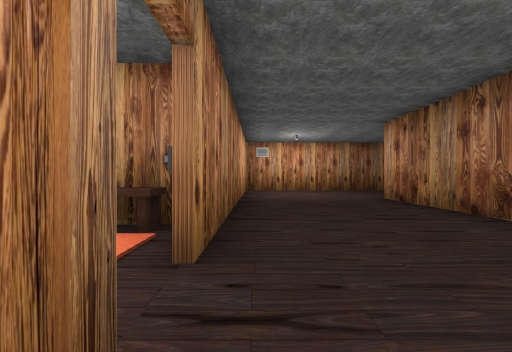
view 1 (above)

16 first-person views from a walk through a scene from a Unity 3-D project. The camera is 1.2 m above the floor, looks level and sees 90° across. The floor is counted in squares, 2 m on a side. Each view is taken from the middle of a square. On the plan, view 1 faces up. The plan holds only what a view shows up to about 9 squares ahead; the rest is blank. The place goes on beyond the plan. Door leaves are left out, so doorways stand open. Some surface patterns are stand-ins.

view 2
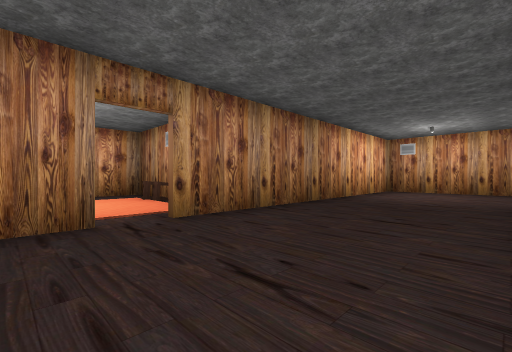

view 3
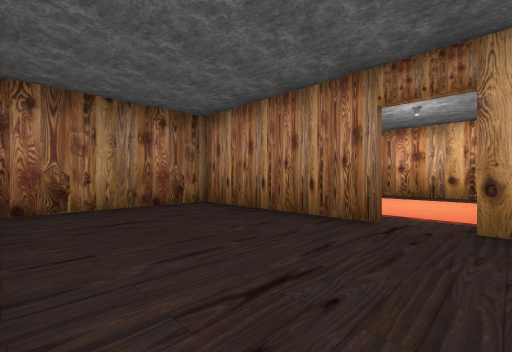

view 4
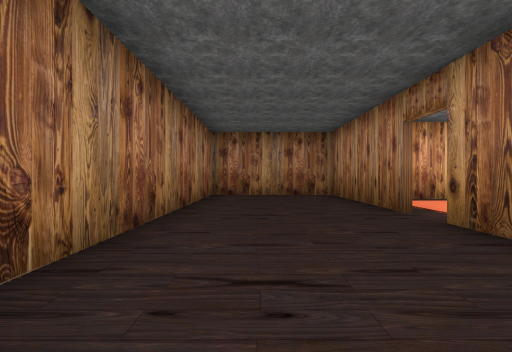

view 5
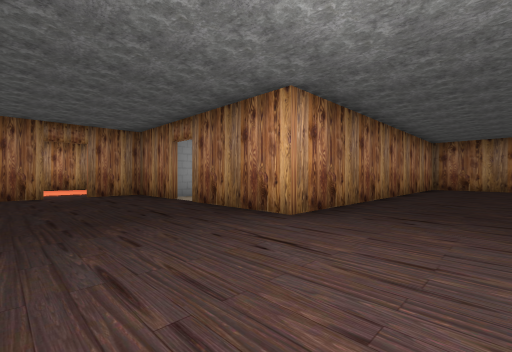

view 6
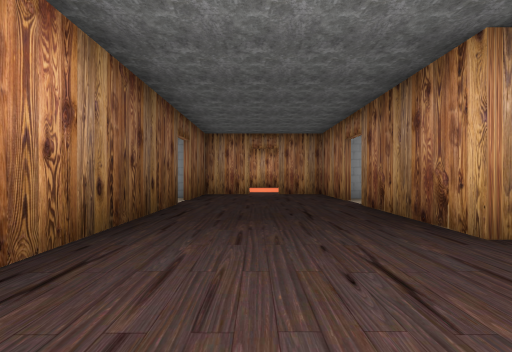

view 7
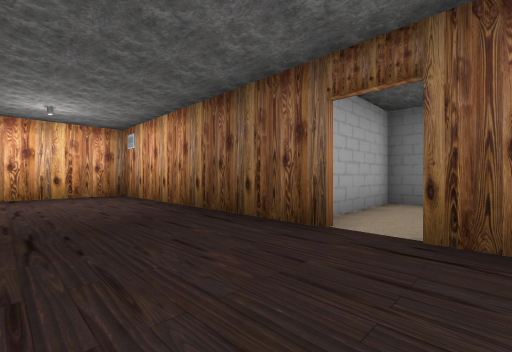

view 8
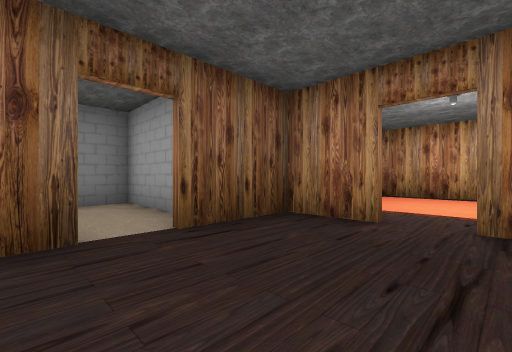

view 9
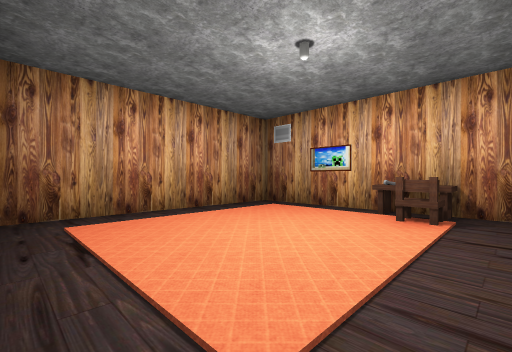

view 10
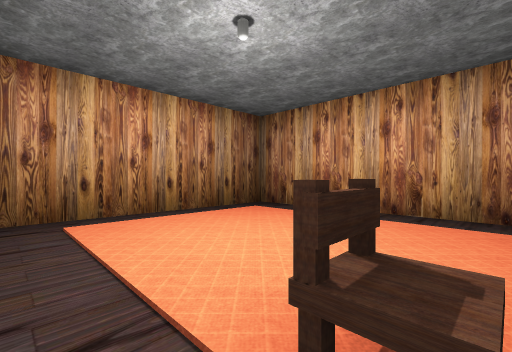

view 11
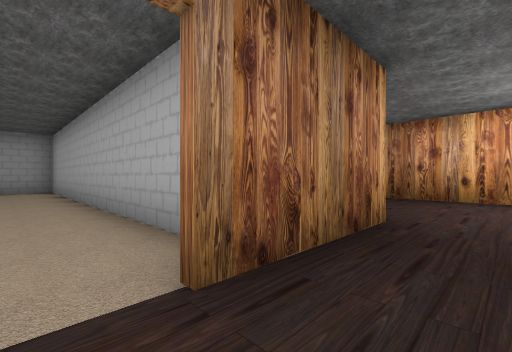

view 12
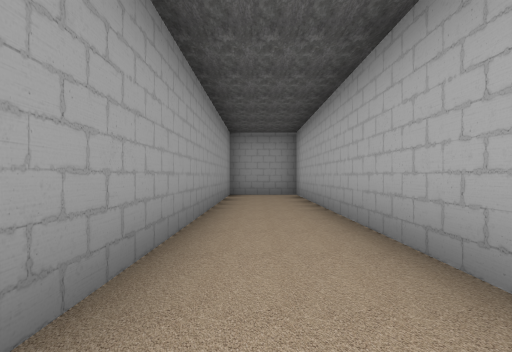

view 13
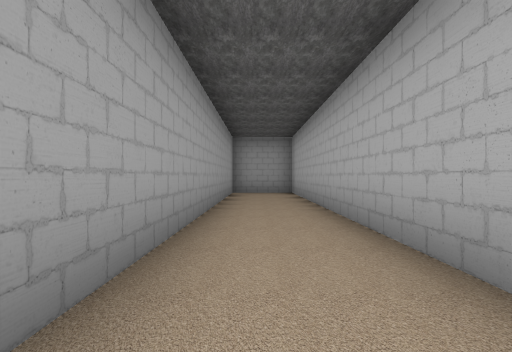

view 14
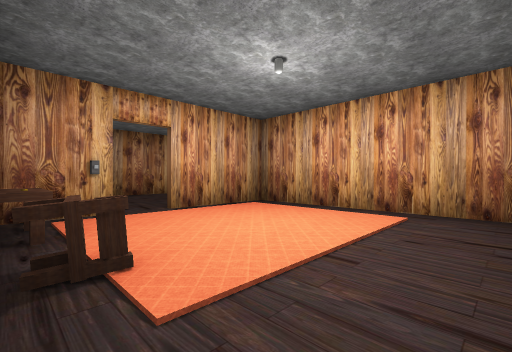

view 15
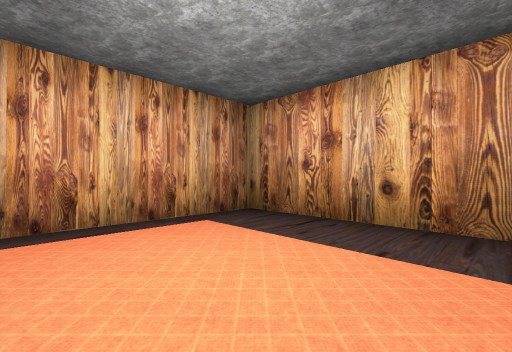

view 16
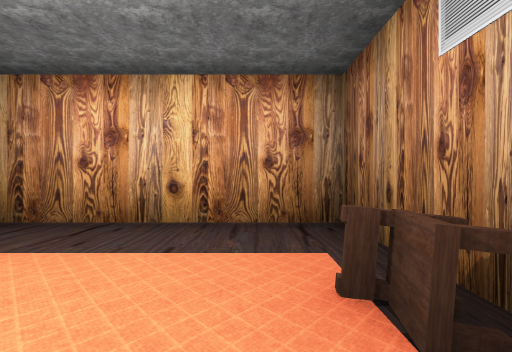

### Floor plan
Points are (right, up) in squares from view 1. A wall is a line through its corners. A room is listed if a view was taken in it or the views show most of it. See-through windows are left out.
Room 1 (views 1, 2, 3, 4, 5, 6, 7, 8, 11)
walls: (7.2, 6.8) (9.4, 6.8) (9.4, 8.2); (-0.4, 0.9) (-0.4, -3.1) (3.4, -3.1) (3.4, 6.8) (6.4, 6.8); (6.5, 10.7) (-0.4, 10.7) (-0.4, 1.8); (9.4, 9.1) (9.4, 10.7) (7.4, 10.7)
low walls: (-1.1, 3.2) (-1.1, 2.7)
ways out: open door at (9.5, 9) to room 2; open door at (7, 7) to room 3; open door at (-0.3, 1.3) to room 4; open door at (7, 11) to room 5
Room 2 (views 9, 10)
walls: (10, 6.3) (14.3, 6.3) (14.3, 11.2) (10, 11.2)
ways out: open door at (9.5, 9) to room 1
objects: other object (11, 7)
Room 3 (views 12, 13)
walls: (5.7, 5.6) (5.7, -3.1) (7.8, -3.1) (7.8, 6.5)
ways out: open door at (7, 7) to room 1
Room 4 (views 14, 15, 16)
walls: (-3.6, 3.2) (-5.5, 3.2) (-5.5, -1.6) (-0.6, -1.6) (-0.6, 0.9); (-0.6, 1.8) (-0.6, 3); (-1, 3.2) (-1.8, 3.2)
low walls: (-1.1, 2.7) (-1.5, 2.7)
ways out: open door at (-0.3, 1.3) to room 1
objects: other object (-3, 3); other object (-1, 2)
Room 5 (no view inside)
walls: (8, 10.9) (8, 14) (6.1, 14) (6.1, 11.5)
ways out: open door at (7, 11) to room 1

Positions as (right, up) in squares from view 1, and headings:
1: (0, 0), facing up
2: (3, 0), facing up-left
3: (3, 2), facing down-left
4: (2, 5), facing down
5: (1, 10), facing down-right
6: (1, 9), facing right
7: (8, 8), facing up-left
8: (6, 8), facing up-right
9: (10, 11), facing down-right
10: (10, 7), facing up-right
11: (7, 8), facing down-left
12: (7, 5), facing down
13: (7, 6), facing down
14: (-5, 3), facing down-right
15: (-2, 2), facing down-left
16: (-2, 2), facing left
